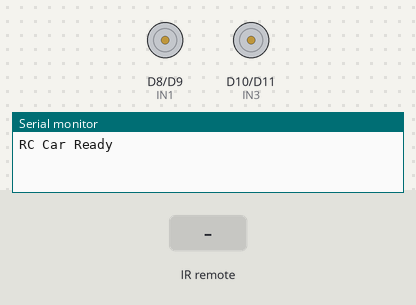
The program below on a simulated Arduino Uno R4 Minima. On the bench: motor-driver pin pairs drawn as motors (green arrow = first pin HIGH = forward, orange = second pin HIGH = backward, longer = more drive), the last lines printed to the serial monitor. Inputs (shaded band) come from the test bench.

Above: at 1.2 s.
1.3 s: infrared code 0x46 received
At 1.9 s:
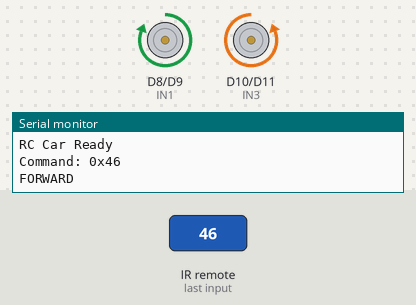
2.8 s: infrared code 0x15 received
At 3.1 s:
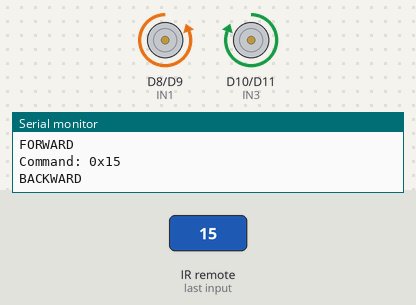
4.3 s: infrared code 0x44 received
At 5.4 s:
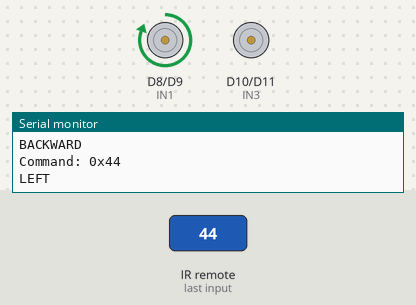
5.8 s: infrared code 0x43 received
At 6.6 s:
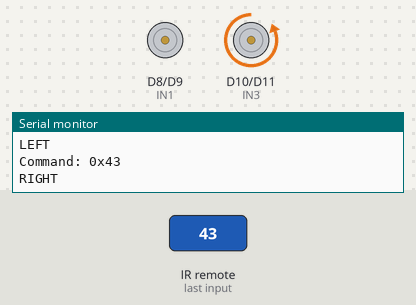
Timing chart, 0 to 8.3 s (numbered marks = the images above; inputs shaded):
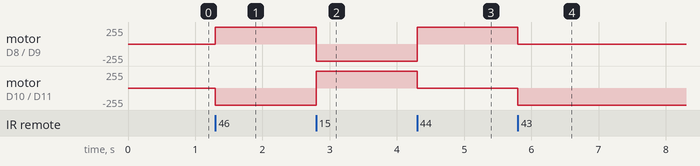

Measured:
- after the input at 1.3 s, motor on D8 (IN1) / D9 (IN2): stopped → forward 255/255 at once; motor on D10 (IN3) / D11 (IN4): stopped → backward 255/255 at once
- after the input at 2.8 s, motor on D8 (IN1) / D9 (IN2): forward 255/255 → backward 255/255 at once; motor on D10 (IN3) / D11 (IN4): backward 255/255 → forward 255/255 at once
- after the input at 4.3 s, motor on D8 (IN1) / D9 (IN2): backward 255/255 → forward 255/255 at once; motor on D10 (IN3) / D11 (IN4): forward 255/255 → stopped at once
- after the input at 5.8 s, motor on D8 (IN1) / D9 (IN2): forward 255/255 → stopped at once; motor on D10 (IN3) / D11 (IN4): stopped → backward 255/255 at once

The program:

main.cpp
```cpp
#include <Arduino.h>
#include <IRremote.hpp>

// IR Receiver
#define IR_RECEIVE_PIN 2

// Remote button commands
#define CMD_FORWARD 0x46
#define CMD_BACKWARD 0x15
#define CMD_STOP 0x40
#define CMD_LEFT 0x44
#define CMD_RIGHT 0x43

// L298N Motor Driver
#define IN1 8
#define IN2 9
#define IN3 10
#define IN4 11

// Motor Functions
void forward()
{
    digitalWrite(IN1, HIGH);
    digitalWrite(IN2, LOW);

    digitalWrite(IN3, LOW);
    digitalWrite(IN4, HIGH);
}

void backward()
{
    digitalWrite(IN1, LOW);
    digitalWrite(IN2, HIGH);

    digitalWrite(IN3, HIGH);
    digitalWrite(IN4, LOW);
}

void stopCar()
{
    digitalWrite(IN1, LOW);
    digitalWrite(IN2, LOW);

    digitalWrite(IN3, LOW);
    digitalWrite(IN4, LOW);
}

void turnLeft()
{
    digitalWrite(IN1, HIGH);
    digitalWrite(IN2, LOW);

    digitalWrite(IN3, LOW);
    digitalWrite(IN4, LOW);
}

void turnRight()
{
    digitalWrite(IN1, LOW);
    digitalWrite(IN2, LOW);

    digitalWrite(IN3, LOW);
    digitalWrite(IN4, HIGH);
}

// Setup
void setup()
{
    Serial.begin(9600);

    // Motor control pins
    pinMode(IN1, OUTPUT);
    pinMode(IN2, OUTPUT);
    pinMode(IN3, OUTPUT);
    pinMode(IN4, OUTPUT);

    // Start with motors stopped
    stopCar();

    // Start IR receiver
    IrReceiver.begin(IR_RECEIVE_PIN, ENABLE_LED_FEEDBACK);

    Serial.println("RC Car Ready");
}

// Loop
void loop()
{
    if (IrReceiver.decode())
    {
        uint8_t command = IrReceiver.decodedIRData.command;

        Serial.print("Command: 0x");
        Serial.println(command, HEX);

        switch (command)
        {
        case CMD_FORWARD:
            Serial.println("FORWARD");
            forward();
            break;

        case CMD_BACKWARD:
            Serial.println("BACKWARD");
            backward();
            break;

        case CMD_LEFT:
            Serial.println("LEFT");
            turnLeft();
            break;

        case CMD_RIGHT:
            Serial.println("RIGHT");
            turnRight();
            break;

        case CMD_STOP:
            Serial.println("STOP");
            stopCar();
            break;

        default:
            Serial.println("UNKNOWN COMMAND");
            break;
        }

        IrReceiver.resume();
    }
}
```
